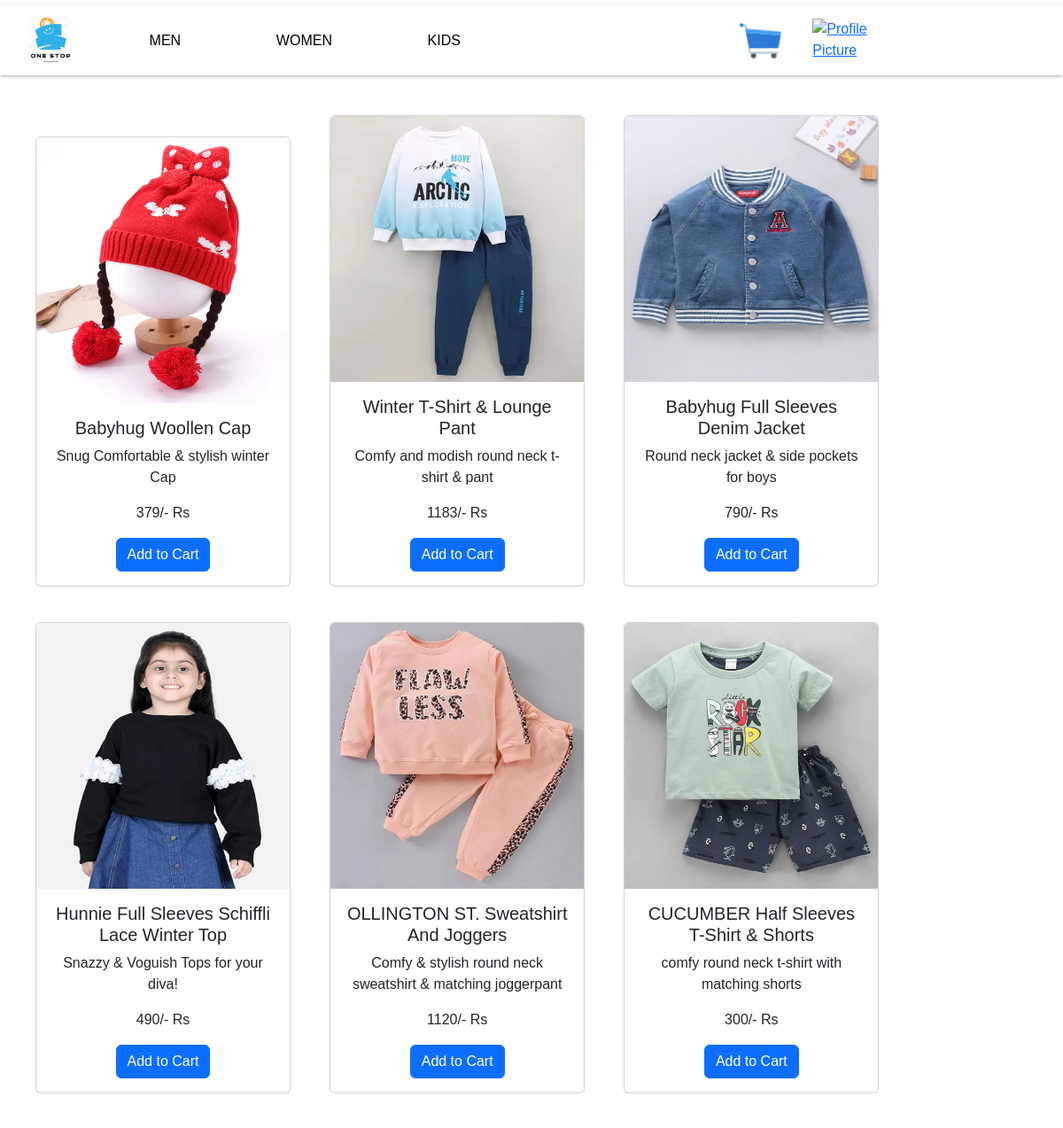
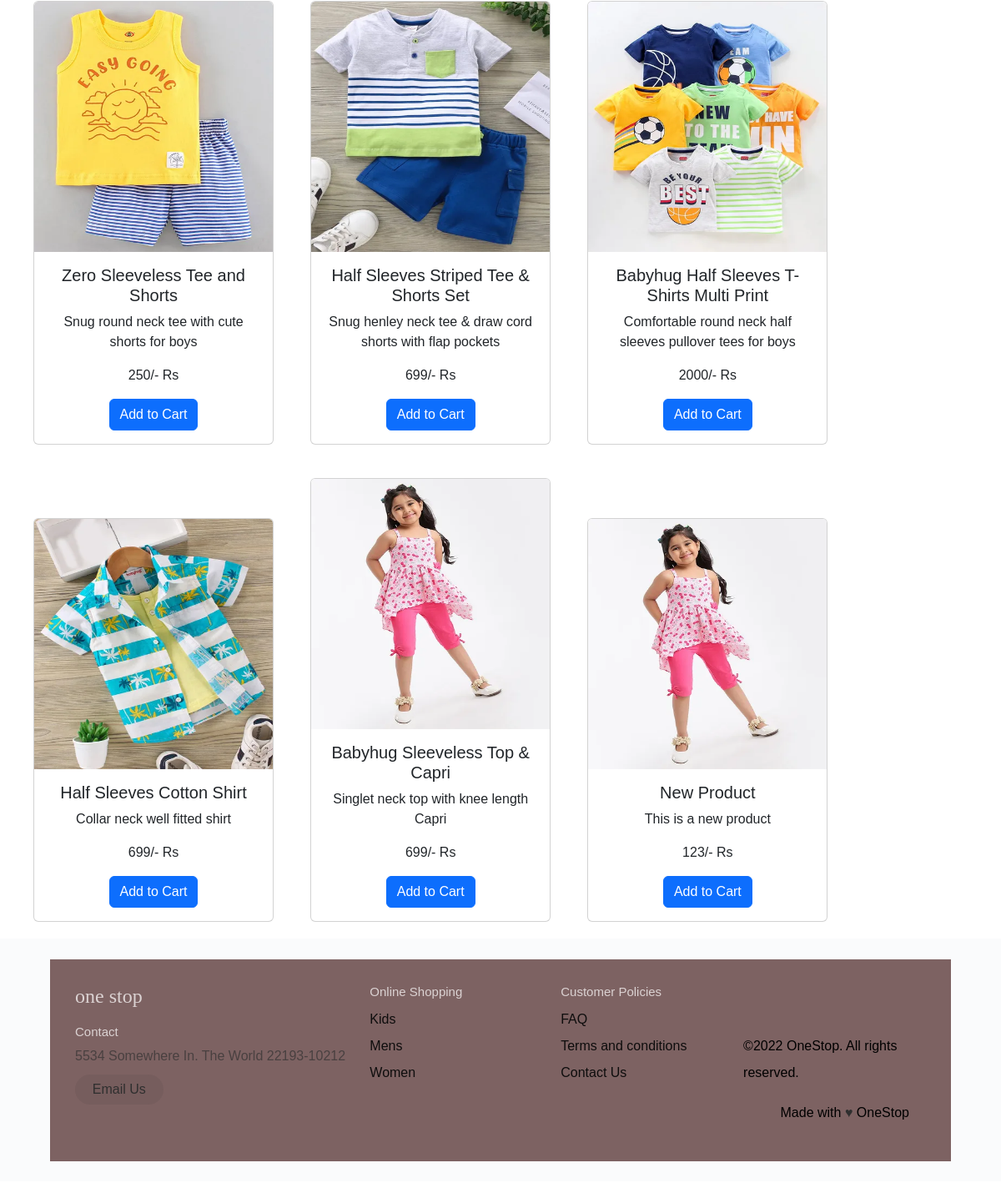
The page /kids/ on the database its author committed (2 pictures, top to bottom).
### onestop/models.py (models this page shows, shortened)
class Products(models.Model):
    product_id  = models.AutoField(primary_key = True)
    listedBy = models.IntegerField(default=0)
    name = models.CharField(max_length = 200)
    price = models.IntegerField(default=0)
    category_choices = (
        ('Kids','Kids'),
        ('Mens','Mens'),
        ('Women','Women')
    )
    category = models.CharField(choices=category_choices, max_length = 5, default='none')
    sub_category = (
        ('Summer', 'Summer'),
        ('Winter', 'Winter')
    )
    sub_category = models.CharField(choices=sub_category, default='none', max_length=10)
    description = models.CharField(max_length = 500, default="")
    image = models.ImageField(upload_to='product_images', default='')

### onestop/views.py (the view, shortened to what this page needs)
# urls.py: path('kids/',views.kids_main, name='kids_main_page'),
def kids_main(request):
    kids_products = Products.objects.all().filter(category='Kids')
    context = {
        'kids_products' : kids_products
    }
    return render(request, 'kids_main.html', context)

### templates/kids_main.html (shortened to what this page needs)
<!DOCTYPE html>
<html lang="en">
<head>
    <link rel="stylesheet" href="/static/navbar.css">
    <link rel="stylesheet" href="/static/landing.css">
    <link rel="stylesheet" href="/static/land.css">
    <link rel="stylesheet" href="/static/cart.css">
    <link rel="stylesheet" href="https://cdn.jsdelivr.net/npm/bootstrap@5.2.3/dist/css/bootstrap.min.css">
</head>
<body>
    <div id="navbar">
        <div>
          <a href="/landing/"><img src="/media/images/logo.png"></a>
        </div>
        <div id="products_page">
            <div><a href="/mens/" style="color: black; text-decoration: none">MEN</a></div>
            <div><a href="/women/" style="color: black; text-decoration: none">WOMEN</a></div>
            <div><a href="/kids/" style="color: black; text-decoration: none">KIDS</a></div>
        </div>
        <div >
            <a href="/cart"><img src="/media/images/cartt.png" alt="Cart Picture" ></a>
        </div>
        <div >
            <a href="/customerProfile"><img src="/media/images/proh.png" alt="Profile Picture" ></a>
        </div>
    </div>
      {% for i in kids_products %}
      <div class="card" style="width: 18rem; display: inline-block; margin-left: 2.5rem; margin-top: 40px;">
        <form method="post" action="/kids/">
            <img src="{{ i.image.url }}" class="card-img-top" alt="{{i.name}}" height="300px">
            <div class="card-body" style="text-align:center ;">
                <h5 class="card-title">{{ i.name }}</h5>
                <p class="card-text">{{ i.description }} </p>
                <p class="card-text">{{ i.price }}/- Rs</p>
                <input type="submit" name="btn" class="btn btn-primary" value="Add to Cart">
            </div>
        </form>
      </div>
      {% endfor %}
    <div id="end-container">
      <footer class="footer">
          <div class="footer__addr">
            <h1 class="footer__logo">One Stop</h1>
            <h2>Contact</h2>
            <address>
              5534 Somewhere In. The World 22193-10212<br>
              <a class="footer__btn" href="mailto:example@gmail.com">Email Us</a>
            </address>
          </div>
          <ul class="footer__nav">
            <li class="nav__item">
              <h2 class="nav__title">Online Shopping</h2>
              <ul class="nav__ul">
                <li>
                  <a href="/kids/">Kids</a>
                </li>
                <li>
                  <a href="/mens/">Mens</a>
                </li>
                <li>
                  <a href="/women/">Women</a>
                </li>
              </ul>
            </li>
            <li class="nav__item nav__item--extra">
              <h2 class="nav__title">Customer Policies</h2>
              <ul class="nav__ul nav__ul--extra">
                <li>
                  <a href="#">FAQ</a>
                </li>
                <li>
                  <a href="#">Terms and conditions</a>
                </li>
                <li>
                  <a href="#">Contact Us</a>
                </li>
              <div class="legal">
                <p><br>&copy;2022 OneStop. All rights reserved.</p>
                <div class="legal__links">
                  <span>Made with <span class="heart">♥</span> OneStop</span>
                </div>
</body>
</html>

### static/navbar.css (style rules this page uses)
* { margin: 0%; padding: 0%; box-sizing: border-box; }
#navbar { width: 100%; height: 80px; margin: 5px auto; padding: auto 8%; box-shadow: rgba(50, 50, 93, 0.25) 0px 2px 5px -1px, rgba(0, 0, 0, 0.3) 0px 1px 3px -1px; background-color: white; position: sticky; z-index: 9999999; top: 1px; display: flex; justify-content: space-evenly; align-items: center; }
#navbar > div { font-size: 1.2em; display: flex; justify-content: space-around; align-items: center; }
#navbar > div:first-child { width: 10%; cursor: pointer; }
#navbar > div:nth-child(2) { width: 40%; }
#navbar > div:nth-child(2) > div { cursor: pointer; }

### static/landing.css (style rules this page uses)
* { margin: 0%; padding: 0%; box-sizing: border-box; font-family: Whitney, -apple-system, BlinkMacSystemFont, Segoe UI, Roboto, Helvetica, Arial, sans-serif; }
#end-container { background-color: #fafbfc; margin: 20px auto; padding: 2% 5%; }

### static/land.css (style rules this page uses)
img { width:50px; background-color: white; }
.footer { display: flex; flex-flow: row wrap; padding: 30px 30px 20px 30px; color: #dbd2d2; background-color: rgb(125, 98, 98); border-top: 1px solid #f0f0f0; }
.footer > * { flex: 1 100%; }
.footer__addr { margin-right: 1.25em; margin-bottom: 2em; }
.footer__logo { font-family: 'Pacifico', cursive; font-weight: 400; text-transform: lowercase; font-size: 1.5rem; }
.footer__addr h2 { margin-top: 1.3em; font-size: 15px; font-weight: 400; }
.nav__title { font-weight: 400; font-size: 15px; }
.footer address { font-style: normal; color: rgb(73, 64, 64); }
.footer__btn { display: flex; align-items: center; justify-content: center; height: 36px; max-width: max-content; background-color: rgb(33, 33, 33, 0.07); border-radius: 100px; color: #2f2f2f; line-height: 0; margin: 0.6em 0; font-size: 1rem; padding: 0 1.3em; }
.footer ul { list-style: none; padding-left: 0; }
.footer li { line-height: 2em; }
.footer a { text-decoration: none; }
.footer__nav { display: flex; flex-flow: row wrap; }
.footer__nav > * { flex: 1 50%; margin-right: 1.25em; }
.nav__ul a { color: rgb(14, 13, 13); }
.nav__ul--extra { column-count: 2; column-gap: 1.25em; }
.legal { display: flex; flex-wrap: wrap; color: rgb(0, 0, 0); }
.legal__links { display: flex; align-items: center; }
.heart { color: #2f2f2f; }
@media screen and (min-width: 24.375em) { .legal .legal__links { margin-left: auto; } }
@media screen and (min-width: 40.375em) { .footer__nav > * { flex: 1; } }
@media screen and (min-width: 40.375em) { .nav__item--extra { flex-grow: 2; } }
@media screen and (min-width: 40.375em) { .footer__addr { flex: 1 0px; } }
@media screen and (min-width: 40.375em) { .footer__nav { flex: 2 0px; } }

### static/cart.css (style rules this page uses)
* { margin: 0px; padding: 0px; box-sizing: border-box; font-family:Whitney,Arial, Helvetica, sans-serif; }
a { text-decoration: none; font-size: 16px; color: white; }

### rows shown on the page
Products: image (picture), name "Babyhug Woollen Cap", description "Snug Comfortable & stylish winter Cap", price "379"
Products: image (picture), name "Winter T-Shirt & Lounge Pant", description "Comfy and modish round neck t-shirt & pant", price "1183"
Products: image (picture), name "Babyhug Full Sleeves Denim Jacket", description "Round neck jacket & side pockets for boys", price "790"
Products: image (picture), name "Hunnie Full Sleeves Schiffli Lace Winter Top", description "Snazzy & Voguish Tops for your diva!", price "490"
Products: image (picture), name "OLLINGTON ST. Sweatshirt And Joggers", description "Comfy & stylish round neck sweatshirt & matching joggerpant", price "1120"
Products: image (picture), name "CUCUMBER Half Sleeves T-Shirt & Shorts", description "comfy round neck t-shirt with matching shorts", price "300"
Products: image (picture), name "Zero Sleeveless Tee and Shorts", description "Snug round neck tee with cute shorts for boys", price "250"
Products: image (picture), name "Half Sleeves Striped Tee & Shorts Set", description "Snug henley neck tee & draw cord shorts with flap pockets", price "699"
Products: image (picture), name "Babyhug Half Sleeves T-Shirts Multi Print", description "Comfortable round neck half sleeves pullover tees for boys", price "2000"
Products: image (picture), name "Half Sleeves Cotton Shirt", description "Collar neck well fitted shirt", price "699"
Products: image (picture), name "Babyhug Sleeveless Top & Capri", description "Singlet neck top with knee length Capri", price "699"
Products: image (picture), name "New Product", description "This is a new product", price "123"
